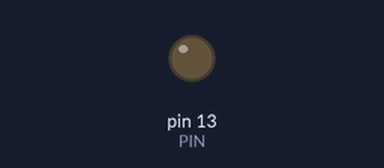
Recording of a sketch running on a simulated Arduino Uno, built with avr-gcc and run on an emulated ATmega328P. Parts: output pins drawn as LEDs (lit = HIGH). Random numbers use the default seed unless the sketch sets one.

Above: at 0.82 s.
At 37.32 s:
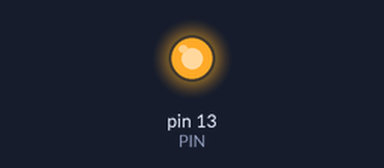
Timing chart, 0 to 40.0 s (numbered marks = the images above):
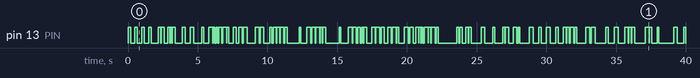

Measured:
- by itself, pin 13 (PIN): LOW → HIGH at 0.00 s, → LOW 0.20 s later, → HIGH 0.29 s later, → LOW 0.19 s later, … (170 changes in this stretch)

The sketch:

random.ino
```cpp
const int PIN = 13;

// Sets up output pin and serial comms.
void setup() {
	Serial.begin(9600);
  pinMode(PIN, OUTPUT);
}

// Dims the LED up and down like an emergency flasher.
void loop() {
  int pulse_width = random(0, 256);
  int duration = random(100, 301);
  int pause = random(10, 101);

  analogWrite(PIN, pulse_width);
  delay(duration);
  analogWrite(PIN, 0);
  delay(pause);

} // loop()
```
